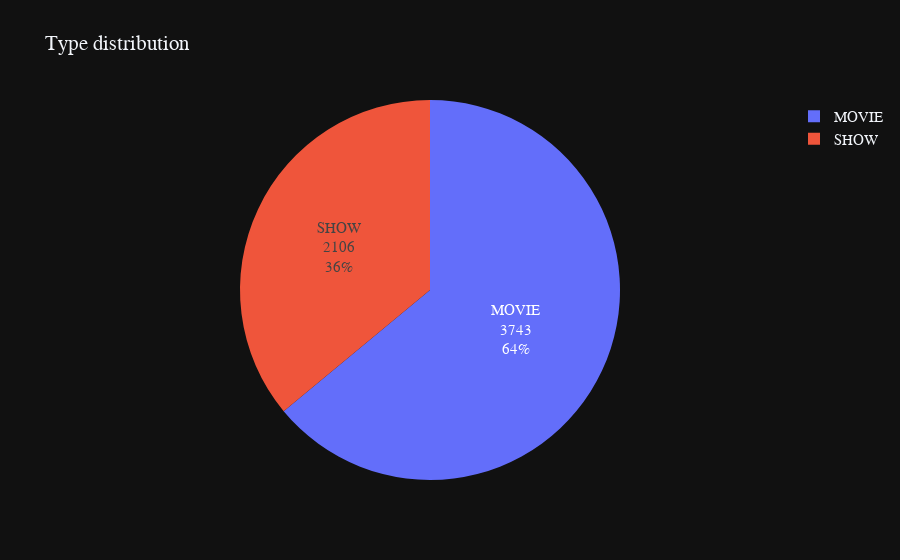

The notebook cell saved with this chart:
### Markdown cell above
What is the distribution of type

### Code cell
type_count = df["type"].value_counts()

type_fig = px.pie(values=type_count.values,names=type_count.index,template="plotly_dark",title="Type distribution")
type_fig.update_traces(textinfo='label+percent+value')
type_fig.update_layout(font = dict(size= 15, family="Franklin Gothic"))
type_fig.show()

### Figure 1 — Plotly figure (JSON) as saved in the notebook; plotly's stock layout.template omitted (floating-point values rounded to 4 significant figures)
{"data": [{"domain": {"x": [0, 1], "y": [0, 1]}, "hovertemplate": "label=%{label}<br>value=%{value}<extra></extra>", "labels": ["MOVIE", "SHOW"], "legendgroup": "", "name": "", "showlegend": true, "textinfo": "label+percent+value", "type": "pie", "values": [3743, 2106]}], "layout": {"font": {"family": "Franklin Gothic", "size": 15}, "legend": {"tracegroupgap": 0}, "title": {"text": "Type distribution"}}}
